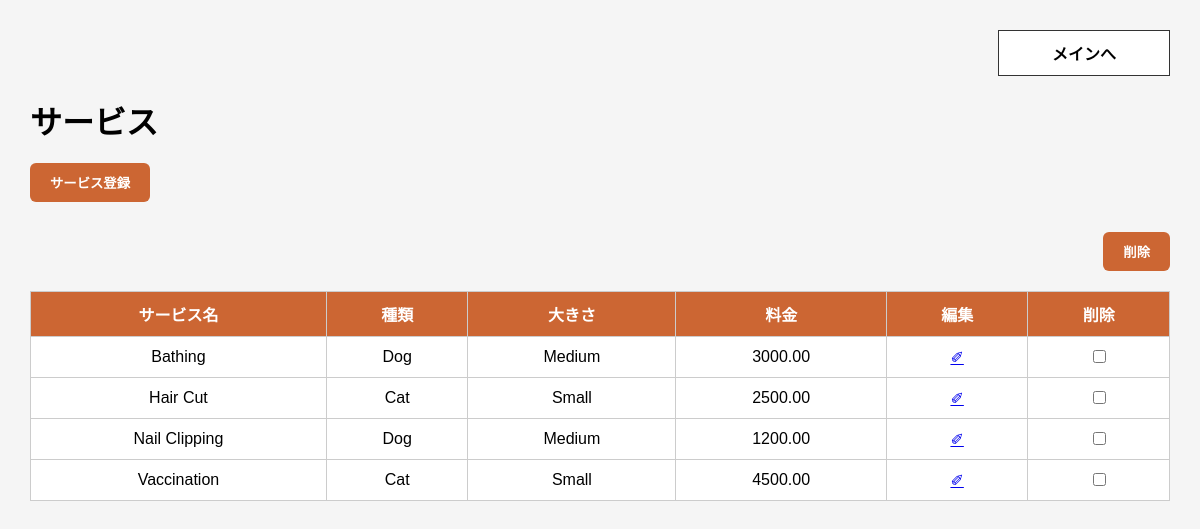
The app's page /service.php with its own data.
### tables this page shows
CREATE TABLE services (
    service_id INT AUTO_INCREMENT PRIMARY KEY,
    service_name VARCHAR(100) NOT NULL,
    service_price DECIMAL(10,2) NOT NULL,
    pet_type VARCHAR(100) NOT NULL,
    pet_size VARCHAR(100) NOT NULL
);

### includes/functions.php (called while the page is built, shortened)
<?php
function xss($data) {
    return htmlspecialchars(trim($data), ENT_QUOTES, 'UTF-8');
}
?>

### public/service.php (the view, shortened to what this page needs)
<?php
require_once '../includes/functions.php';
require_once '../config/config.php';
?>
<!DOCTYPE html>
<html lang="ja">
<head>
</head>
<body>
    <div class="top-right">
        <a href="main.php">メインへ</a>
    </div>
    <h1>サービス</h1>
    <button class="service_add_btn" onclick="location.href='service_add.php'">サービス登録</button>
    <?php
    try {
        $stmt = $pdo->prepare("SELECT service_id, service_name, pet_type, pet_size, service_price FROM services");
        $stmt->execute();
        $services_table = $stmt->fetchAll();
        if (empty($services_table)) {
            echo "<p>現在登録されているサービスはありません。</p>";
        } else {
    ?>
    <div class="form_wrap">
        <form class="s_form" method="post" action="service_delete.php" onsubmit="return confirm('選択したサービスを削除してもよろしいですか？');">
            <div class="delete_btn_wrap">
                <button class="service_delete_btn" type="submit">削除</button>
            </div>
            <table class="service_table">
                <thead>
                    <tr>
                        <th>サービス名</th>
                        <th>種類</th>
                        <th>大きさ</th>
                        <th>料金</th>
                        <th>編集</th>
                        <th>削除</th>
                    </tr>
                </thead>
                <tbody>
                <?php foreach ($services_table as $service): ?>
                    <tr>
                        <td><?= xss($service['service_name']); ?></td>
                        <td><?= xss($service['pet_type']); ?></td>
                        <td><?= xss($service['pet_size']); ?></td>
                        <td><?= xss($service['service_price']); ?></td>
                        <td>
                            <a href="service_actions.php?id=<?= urlencode($service['service_id']); ?>">✐</a>
                        </td>
                        <td>
                            <input type="checkbox" name="service_delete_ids[]" value="<?= $service['service_id']; ?>">
                        </td>
                    </tr>
                <?php endforeach; ?>
                </tbody>
            </table>
        </form>
    </div>
    <?php
        }
    } catch (PDOException $e) {
        echo "<p style='color: red;'>エラー: " . htmlspecialchars($e->getMessage()) . "</p>";
    }
    ?>
</body>
</html>

### public/service.php (style rules this page uses)
body { margin: 0; background-color: #f5f5f5; font-family: Arial, sans-serif; padding: 30px; }
h1 { margin-bottom: 20px; }
.top-right { display: flex; justify-content: flex-end; margin-bottom: 20px; }
.top-right a { display: inline-block; text-decoration: none; font-weight: bold; color: #000; padding: 10px; border: 1px solid #333; background-color: white; width: 150px; text-align: center; }
.form_wrap { margin-top: 20px; }
.service_table { border-collapse: collapse; width: 100%; background-color: white; border: 1px solid #ccc; }
.service_table th, .service_table td { padding: 10px; border: 1px solid #ccc; text-align: center; }
.service_table th { background-color: #CC6633; color: white; }
.service_add_btn, .service_delete_btn { background-color: #CC6633; color: white; font-weight: bold; padding: 10px 20px; border: none; border-radius: 6px; cursor: pointer; margin-bottom: 10px; }
.delete_btn_wrap { display: flex; justify-content: flex-end; margin-bottom: 10px; }

### records on screen
services: service_name "Bathing", pet_type "Dog", pet_size "Medium", service_price "3000.00"
services: service_name "Hair Cut", pet_type "Cat", pet_size "Small", service_price "2500.00"
services: service_name "Nail Clipping", pet_type "Dog", pet_size "Medium", service_price "1200.00"
services: service_name "Vaccination", pet_type "Cat", pet_size "Small", service_price "4500.00"
